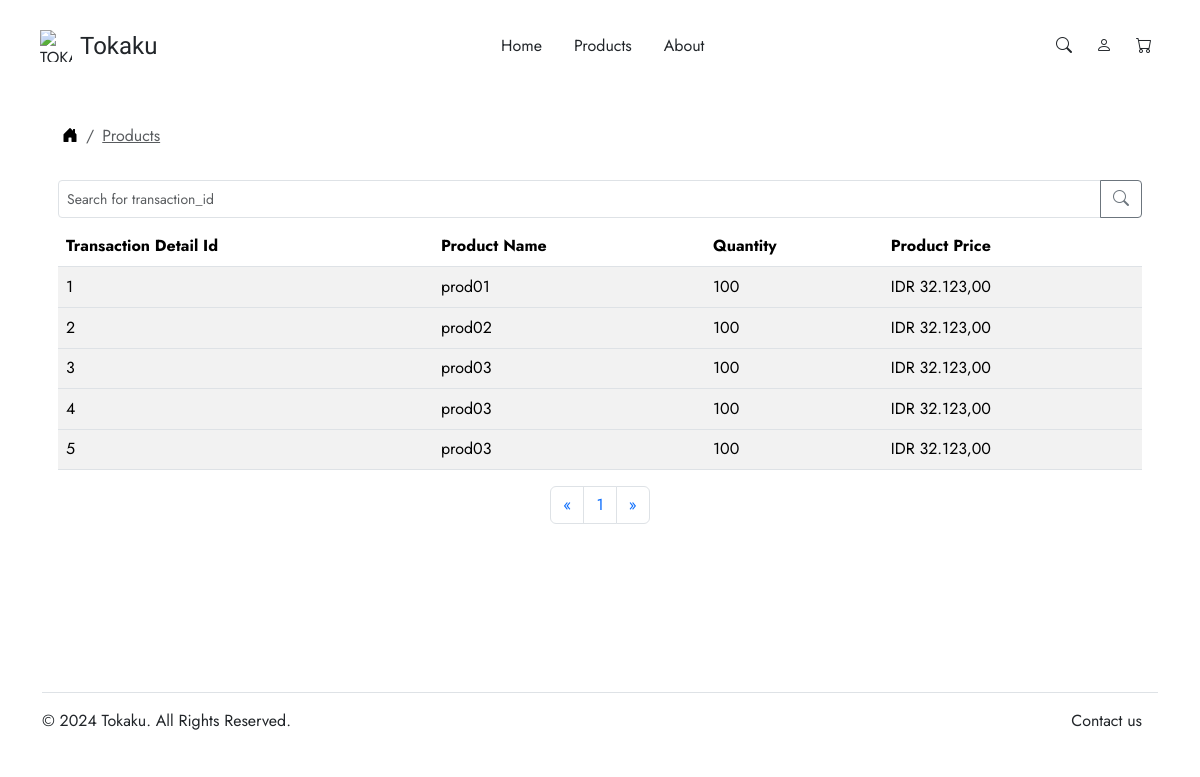
Page /php/user/order-details.php (signed in) on the committed database.
### tables this page shows
CREATE TABLE transaction_details (
    transaction_detail_id int PRIMARY KEY,
    quantity int,
    product_price DECIMAL(10, 2),
    transaction_id int,
    product_id int,
    FOREIGN KEY (transaction_id) REFERENCES transactions(transaction_id)
        ON UPDATE CASCADE
        ON DELETE SET NULL,
    FOREIGN KEY (product_id) REFERENCES products(product_id) 
        ON UPDATE CASCADE
        ON DELETE SET NULL
);

CREATE TABLE products (
    product_id int PRIMARY KEY,
    product_name VARCHAR(255),
    product_description VARCHAR(255),
    product_price DECIMAL(10, 2),
    product_img VARCHAR(255),
    category_id int,
    sold int,
    FOREIGN KEY (category_id) REFERENCES product_category(category_id) 
        ON UPDATE CASCADE 
        ON DELETE SET NULL
);

### php/user/order-details.php (the view, shortened to what this page needs)
<?php
    $search_value = $_GET['search'] ?? null;
?>
<!DOCTYPE html>
<html lang="en" data-bs-target="dark">
<head>
    <link rel="stylesheet" href="https://cdn.jsdelivr.net/npm/bootstrap-icons@1.11.2/font/bootstrap-icons.min.css" />
    <link href="https://cdn.jsdelivr.net/npm/bootstrap@5.3.2/dist/css/bootstrap.min.css" rel="stylesheet"
 />
    <link rel="stylesheet" href="../../css/user/style.css" />
</head>
<body class="bg-img background">
    <?php
    include_once 'header.inc.php';
    ?>
    <main class="container p-3 mb-auto">
      <article class="rounded-3">
        <nav aria-label="breadcrumb">
          <ol class="breadcrumb breadcrumb-chevron p-3">
            <li class="breadcrumb-item">
              <a class="link-body-emphasis" href="landing_page.html">
                <i class="bi bi-house-door-fill" width="16" height="16"></i>
              </a>
            </li>
            <li class="breadcrumb-item active" aria-current="page">Products</li>
          </ol>
        </nav>
        <section class="container">
        <form method="GET" class="w-100">
            <div class="input-group my-2">
                <input type="text" class="form-control form-control-sm" id="myInput"
                    name="search" placeholder="Search for transaction_id" aria-label="Search"
                    aria-describedby="searchph" <?php echo "value = $search_value" ?>>
                <button class="input-group-text btn btn-outline-secondary rounded-end-1"
                    type="submit" id="searchph">
                    <i class="bi bi-search"></i>
                </button>
            </div>
        </form>
          <div class="row justify-content-center align-items-center">
          <div class="table-responsive">
                                        <table class="table table-hover table-striped" id="myTable">
                                            <thead>
                                            <tr>
                                                <th scope="col">Transaction Detail Id</th>
                                                <th scope="col">Product Name</th>
                                                <th scope="col">Quantity</th>
                                                <th scope="col">Product Price</th>
                                            </tr>
                                            </thead>
                                            <tbody>
            <?php
              $items_per_page = 10;
              $sql = "SELECT td.transaction_detail_id, td.transaction_id, td.product_id, p.product_name, td.quantity, td.product_price FROM transaction_details td
                      JOIN products p ON td.product_id = p.product_id";
              $result = mysqli_query($conn, $sql);
              $rows = mysqli_num_rows($result);
              $current_page = isset($_GET['page']) ? $_GET['page'] : 1;
              $offset = ($current_page - 1) * $items_per_page;
              if (isset($_GET['search'])) {
                  if (!empty($_GET['search'])) {
                      $sql = "SELECT td.transaction_detail_id, td.transaction_id, td.product_id, p.product_name, td.quantity, td.product_price FROM transaction_details td
                      JOIN products p ON td.product_id = p.product_id where transaction_detail_id like '%$search_value%' LIMIT $offset, $items_per_page";
                      $result = mysqli_query($conn, $sql);
                      $sql = "SELECT td.transaction_detail_id, td.transaction_id, td.product_id, p.product_name, td.quantity, td.product_price FROM transaction_details td
                      JOIN products p ON td.product_id = p.product_id where transaction_detail_id like '%$search_value%'";
                      $result_total = mysqli_query($conn, $sql);
                      $rows = mysqli_num_rows($result_total);
                  }else{
                      $sql = "SELECT td.transaction_detail_id, td.transaction_id, td.product_id, p.product_name, td.quantity, td.product_price FROM transaction_details td
                      JOIN products p ON td.product_id = p.product_id WHERE 1 LIMIT $offset, $items_per_page";
                      $result = mysqli_query($conn, $sql);
                  }
              }else{
                  $sql = "SELECT td.transaction_detail_id, td.transaction_id, td.product_id, p.product_name, td.quantity, td.product_price FROM transaction_details td
                  JOIN products p ON td.product_id = p.product_id WHERE 1 LIMIT $offset, $items_per_page";
                  $result = mysqli_query($conn, $sql);
              }
              $total_page = ceil($rows/$items_per_page);
              if (mysqli_num_rows($result) > 0) {
                  while($row = mysqli_fetch_assoc($result)) {
                      echo "<tr>";
                      echo "<td>" . $row['transaction_detail_id'] . "</td>";
                      echo "<td>" . $row['product_name'] . "</td>";
                      echo "<td>" . number_format($row['quantity'], 0, ',', '.') . "</td>";
                      echo "<td>IDR " . number_format($row['product_price'], 2, ',', '.') . "</td>";
                      echo "<tr>";
                  }
              } else {
                  echo "<tr>";
                  echo "<td colspan='7' class='text-center'>" . "0 results" . "</td>";
                  echo "<tr>";
              }
            ?>
              </tbody>
            </table>
          </div>
          <nav aria-label="Page navigation">
            <ul class="pagination justify-content-center m-0">
                <li class="page-item">
                    <a class="page-link"
                        <?php if($current_page > 1){ echo "href='products.php?search=$search_value&?page=1'"; } ?>>
                        <span aria-hidden="true">&laquo</span>
                    </a>
                </li>
                <?php
            for($x=1;$x<=$total_page;$x++){
                ?>
                <li class="page-item">
                    <a class="page-link"
                        <?php echo "href='?search=$search_value&page=$x'"?>><?php echo $x; ?>
                    </a>
                </li>
                <?php
            }
        ?>
                <li class="page-item">
                    <a class="page-link"
                        <?php if($current_page < $total_page) { echo "href='products.php??search=$search_value&page=$total_page'"; } ?>>
                        <span aria-hidden="true">&raquo</span>
                    </a>
                </li>
            </ul>
        </nav>
        </section>
      </article>
    </main>
    <?php
    include_once 'footer.inc.php';
    ?>
</body>
</html>

### php/user/header.inc.php (shortened to what this page needs)
<?php
    include_once 'db-connect.inc.php';
    $user_id = $_SESSION['user_id'] ?? null;
    $sql = "SELECT * FROM users WHERE user_id = '$user_id'";
    $result = mysqli_query($conn, $sql);
    $row = mysqli_fetch_assoc($result);
    $username = $row['username'] ?? 'please login';
    $email = $row['username'] ?? 'please login';
    echo '<header class="container-fluid p-3">
    <nav class="navbar navbar-expand-lg bg-transparant justify-content-between px-md-3 px-2 rounded-3">
      <div class="d-flex py-1 px-2 align-items-center">
        <img src="../../asset/img/icon/tokaku_logo.svg" alt="TOKAKU" width="32" height="32" />
        <span class="fs-4 ms-2 align-bottom logo d-none d-md-inline-block"> Tokaku </span>
      </div>
      <div class="d-none d-md-inline-block">
        <ul class="nav align-items-center">
          <li class="nav-item">
            <a href="landing-page.php" class="nav-link">Home</a>
          </li>
          <li class="nav-item">
            <a href="products.php" class="nav-link">Products</a>
          </li>
          <li class="nav-item">
            <a href="#" class="nav-link">About</a>
          </li>
        </ul>
      </div>
      <div>
        <ul class="nav align-items-center">
          <li class="nav-item">
            <a href="products.php" class="nav-link pe-auto" data-bs-toggle="modal" data-bs-target="#searchModal">
              <i class="bi bi-search"></i>
            </a>
          </li>
          <li class="nav-item dropdown mx-2 d-none d-md-inline-block">
            <a href="#" class="pe-auto" data-bs-toggle="dropdown" aria-expanded="false">
              <i class="bi bi-person"></i>
            </a>
                    <p class="mb-0 fw-bold"><small>' .  $username  . '</small></p>
                    <small class="card-text text-body">' . $email  . '</small>
          </li>
          <li class="nav-item">
            <a href="cart.php" class="nav-link pe-auto">
              <i class="bi bi-cart"></i>
            </a>
          </li>
        </ul>
      </div>
    </nav>
  </header>';
?>

### php/user/footer.inc.php
<?php
    echo'
    <footer class="footer">
        <div class="container">
            <div class="row align-items-center g-0 border-top py-2">
                <div class="col-md-6 col-12 text-center text-md-start">
                    <span>©
                        <span id="copyright">
                            <script>
                            document.getElementById("copyright").appendChild(document.createTextNode(new Date()
                                .getFullYear()));
                            </script>
                        </span>Tokaku. All Rights Reserved.</span>
                </div>
                <div class="col-12 col-md-6">
                    <nav class="nav nav-footer justify-content-center justify-content-md-end">
                        <a class="nav-link" href="#">Contact us</a>
                    </nav>
                </div>
            </div>
        </div>
    </footer>';
?>

### css/user/style.css (style rules this page uses)
body { font-family: "Jost", sans-serif; }
.logo { font-family: "Kalnia", serif; font-weight: 500; }
a, .nav-link, .nav-link:focus, .nav-item { color: currentColor; text-decoration: none; }
a:hover, .nav-link:hover, .nav-link:active, .active { color: currentColor; text-decoration: underline !important; }
main { min-height: calc(100vh - 200px); }
footer { height: 100px; }

### rows in the picture
transaction_details: transaction_detail_id "1", product.product_name "prod01", quantity "100", product_price "32.123,00"
transaction_details: transaction_detail_id "2", product.product_name "prod02", quantity "100", product_price "32.123,00"
transaction_details: transaction_detail_id "3", product.product_name "prod03", quantity "100", product_price "32.123,00"
transaction_details: transaction_detail_id "4", product.product_name "prod03", quantity "100", product_price "32.123,00"
transaction_details: transaction_detail_id "5", product.product_name "prod03", quantity "100", product_price "32.123,00"
